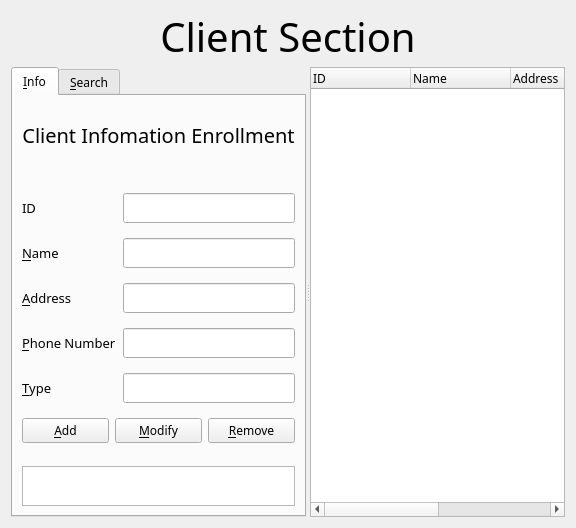
<?xml version="1.0" encoding="UTF-8"?>
<ui version="4.0">
 <class>ClientManager</class>
 <widget class="QWidget" name="ClientManager">
  <property name="geometry">
   <rect>
    <x>0</x>
    <y>0</y>
    <width>576</width>
    <height>528</height>
   </rect>
  </property>
  <property name="windowTitle">
   <string>MainWindow</string>
  </property>
  <layout class="QVBoxLayout" name="verticalLayout_6">
   <item>
    <layout class="QVBoxLayout" name="verticalLayout_3">
     <item>
      <widget class="QLabel" name="label">
       <property name="minimumSize">
        <size>
         <width>0</width>
         <height>50</height>
        </size>
       </property>
       <property name="maximumSize">
        <size>
         <width>16777215</width>
         <height>50</height>
        </size>
       </property>
       <property name="baseSize">
        <size>
         <width>0</width>
         <height>150</height>
        </size>
       </property>
       <property name="font">
        <font>
         <family>Arial Rounded MT Bold</family>
         <pointsize>30</pointsize>
        </font>
       </property>
       <property name="text">
        <string>Client Section</string>
       </property>
       <property name="alignment">
        <set>Qt::AlignCenter</set>
       </property>
      </widget>
     </item>
     <item>
      <widget class="QSplitter" name="splitter">
       <property name="orientation">
        <enum>Qt::Horizontal</enum>
       </property>
       <widget class="QTabWidget" name="ClientTabWidget">
        <property name="enabled">
         <bool>true</bool>
        </property>
        <property name="sizePolicy">
         <sizepolicy hsizetype="Expanding" vsizetype="Expanding">
          <horstretch>0</horstretch>
          <verstretch>0</verstretch>
         </sizepolicy>
        </property>
        <property name="font">
         <font>
          <family>Bahnschrift Light</family>
         </font>
        </property>
        <property name="currentIndex">
         <number>0</number>
        </property>
        <widget class="QWidget" name="InfoTab">
         <attribute name="title">
          <string>&amp;Info</string>
         </attribute>
         <layout class="QVBoxLayout" name="verticalLayout_2">
          <item>
           <layout class="QVBoxLayout" name="verticalLayout">
            <item>
             <widget class="QLabel" name="ClientInfoLabel">
              <property name="minimumSize">
               <size>
                <width>0</width>
                <height>60</height>
               </size>
              </property>
              <property name="font">
               <font>
                <family>Bahnschrift SemiBold</family>
                <pointsize>15</pointsize>
               </font>
              </property>
              <property name="text">
               <string>Client Infomation Enrollment</string>
              </property>
              <property name="alignment">
               <set>Qt::AlignCenter</set>
              </property>
             </widget>
            </item>
            <item>
             <spacer name="verticalSpacer_2">
              <property name="orientation">
               <enum>Qt::Vertical</enum>
              </property>
              <property name="sizeType">
               <enum>QSizePolicy::Fixed</enum>
              </property>
              <property name="sizeHint" stdset="0">
               <size>
                <width>186</width>
                <height>13</height>
               </size>
              </property>
             </spacer>
            </item>
            <item>
             <layout class="QFormLayout" name="formLayout">
              <item row="0" column="0">
               <widget class="QLabel" name="ClientInfoIdLabel">
                <property name="font">
                 <font>
                  <family>Tw Cen MT Condensed Extra Bold</family>
                  <pointsize>10</pointsize>
                 </font>
                </property>
                <property name="text">
                 <string>ID</string>
                </property>
               </widget>
              </item>
              <item row="0" column="1">
               <widget class="QLineEdit" name="ClientInfoInputIdLineEdit">
                <property name="sizePolicy">
                 <sizepolicy hsizetype="Expanding" vsizetype="Expanding">
                  <horstretch>0</horstretch>
                  <verstretch>0</verstretch>
                 </sizepolicy>
                </property>
                <property name="minimumSize">
                 <size>
                  <width>0</width>
                  <height>30</height>
                 </size>
                </property>
                <property name="maximumSize">
                 <size>
                  <width>16777215</width>
                  <height>30</height>
                 </size>
                </property>
               </widget>
              </item>
              <item row="1" column="0">
               <widget class="QLabel" name="ClientInfoNameLabel">
                <property name="font">
                 <font>
                  <family>Tw Cen MT Condensed Extra Bold</family>
                  <pointsize>10</pointsize>
                 </font>
                </property>
                <property name="text">
                 <string>&amp;Name</string>
                </property>
                <property name="buddy">
                 <cstring>ClientInfoInputNameLineEdit</cstring>
                </property>
               </widget>
              </item>
              <item row="1" column="1">
               <widget class="QLineEdit" name="ClientInfoInputNameLineEdit">
                <property name="sizePolicy">
                 <sizepolicy hsizetype="Expanding" vsizetype="Expanding">
                  <horstretch>0</horstretch>
                  <verstretch>0</verstretch>
                 </sizepolicy>
                </property>
                <property name="minimumSize">
                 <size>
                  <width>0</width>
                  <height>30</height>
                 </size>
                </property>
                <property name="maximumSize">
                 <size>
                  <width>16777215</width>
                  <height>30</height>
                 </size>
                </property>
               </widget>
              </item>
              <item row="2" column="0">
               <widget class="QLabel" name="ClientInfoAddressLabel">
                <property name="font">
                 <font>
                  <family>Tw Cen MT Condensed Extra Bold</family>
                  <pointsize>10</pointsize>
                 </font>
                </property>
                <property name="text">
                 <string>&amp;Address</string>
                </property>
                <property name="buddy">
                 <cstring>ClientInfoInputAddressLineEdit</cstring>
                </property>
               </widget>
              </item>
              <item row="2" column="1">
               <widget class="QLineEdit" name="ClientInfoInputAddressLineEdit">
                <property name="sizePolicy">
                 <sizepolicy hsizetype="Expanding" vsizetype="Expanding">
                  <horstretch>0</horstretch>
                  <verstretch>0</verstretch>
                 </sizepolicy>
                </property>
                <property name="minimumSize">
                 <size>
                  <width>0</width>
                  <height>30</height>
                 </size>
                </property>
                <property name="maximumSize">
                 <size>
                  <width>16777215</width>
                  <height>30</height>
                 </size>
                </property>
               </widget>
              </item>
              <item row="3" column="0">
               <widget class="QLabel" name="ClientInfoPhoneNumLabel">
                <property name="font">
                 <font>
                  <family>Tw Cen MT Condensed Extra Bold</family>
                  <pointsize>10</pointsize>
                 </font>
                </property>
                <property name="text">
                 <string>&amp;Phone Number</string>
                </property>
                <property name="buddy">
                 <cstring>ClientInfoInputPhoneNumLineEdit</cstring>
                </property>
               </widget>
              </item>
              <item row="3" column="1">
               <widget class="QLineEdit" name="ClientInfoInputPhoneNumLineEdit">
                <property name="sizePolicy">
                 <sizepolicy hsizetype="Expanding" vsizetype="Expanding">
                  <horstretch>0</horstretch>
                  <verstretch>0</verstretch>
                 </sizepolicy>
                </property>
                <property name="minimumSize">
                 <size>
                  <width>0</width>
                  <height>30</height>
                 </size>
                </property>
                <property name="maximumSize">
                 <size>
                  <width>16777215</width>
                  <height>30</height>
                 </size>
                </property>
               </widget>
              </item>
              <item row="4" column="0">
               <widget class="QLabel" name="ClientInfoTypeLabel">
                <property name="font">
                 <font>
                  <family>Tw Cen MT Condensed Extra Bold</family>
                  <pointsize>10</pointsize>
                 </font>
                </property>
                <property name="text">
                 <string>&amp;Type</string>
                </property>
                <property name="buddy">
                 <cstring>ClientInfoInputTypeLineEdit</cstring>
                </property>
               </widget>
              </item>
              <item row="4" column="1">
               <widget class="QLineEdit" name="ClientInfoInputTypeLineEdit">
                <property name="sizePolicy">
                 <sizepolicy hsizetype="Expanding" vsizetype="Expanding">
                  <horstretch>0</horstretch>
                  <verstretch>0</verstretch>
                 </sizepolicy>
                </property>
                <property name="minimumSize">
                 <size>
                  <width>0</width>
                  <height>30</height>
                 </size>
                </property>
                <property name="maximumSize">
                 <size>
                  <width>16777215</width>
                  <height>30</height>
                 </size>
                </property>
               </widget>
              </item>
             </layout>
            </item>
            <item>
             <layout class="QHBoxLayout" name="horizontalLayout">
              <item>
               <widget class="QPushButton" name="ClientInfoAddPushButton">
                <property name="font">
                 <font>
                  <family>Bahnschrift Light</family>
                 </font>
                </property>
                <property name="text">
                 <string>&amp;Add</string>
                </property>
               </widget>
              </item>
              <item>
               <widget class="QPushButton" name="ClientInfoModifyPushButton">
                <property name="font">
                 <font>
                  <family>Bahnschrift Light</family>
                 </font>
                </property>
                <property name="text">
                 <string>&amp;Modify</string>
                </property>
               </widget>
              </item>
              <item>
               <widget class="QPushButton" name="ClientInfoRemovePushButton">
                <property name="font">
                 <font>
                  <family>Bahnschrift Light</family>
                 </font>
                </property>
                <property name="text">
                 <string>&amp;Remove</string>
                </property>
               </widget>
              </item>
             </layout>
            </item>
            <item>
             <spacer name="verticalSpacer">
              <property name="orientation">
               <enum>Qt::Vertical</enum>
              </property>
              <property name="sizeType">
               <enum>QSizePolicy::Fixed</enum>
              </property>
              <property name="sizeHint" stdset="0">
               <size>
                <width>20</width>
                <height>17</height>
               </size>
              </property>
             </spacer>
            </item>
            <item>
             <widget class="QListWidget" name="ClientInfoTimeListWidget">
              <property name="minimumSize">
               <size>
                <width>0</width>
                <height>40</height>
               </size>
              </property>
              <property name="maximumSize">
               <size>
                <width>16777215</width>
                <height>40</height>
               </size>
              </property>
             </widget>
            </item>
           </layout>
          </item>
         </layout>
        </widget>
        <widget class="QWidget" name="SearchTab">
         <attribute name="title">
          <string>&amp;Search</string>
         </attribute>
         <layout class="QVBoxLayout" name="verticalLayout_5">
          <item>
           <layout class="QVBoxLayout" name="verticalLayout_4">
            <item>
             <widget class="QLabel" name="ClientSearchLabel">
              <property name="minimumSize">
               <size>
                <width>0</width>
                <height>60</height>
               </size>
              </property>
              <property name="font">
               <font>
                <family>Bahnschrift SemiBold</family>
                <pointsize>15</pointsize>
               </font>
              </property>
              <property name="text">
               <string>Client Infomation Enrollment</string>
              </property>
              <property name="alignment">
               <set>Qt::AlignCenter</set>
              </property>
             </widget>
            </item>
            <item>
             <spacer name="verticalSpacer_3">
              <property name="orientation">
               <enum>Qt::Vertical</enum>
              </property>
              <property name="sizeType">
               <enum>QSizePolicy::Fixed</enum>
              </property>
              <property name="sizeHint" stdset="0">
               <size>
                <width>186</width>
                <height>13</height>
               </size>
              </property>
             </spacer>
            </item>
            <item>
             <layout class="QHBoxLayout" name="horizontalLayout_2">
              <item>
               <widget class="QComboBox" name="ClientSearchComboBox">
                <item>
                 <property name="text">
                  <string>ID</string>
                 </property>
                </item>
                <item>
                 <property name="text">
                  <string>Name</string>
                 </property>
                </item>
                <item>
                 <property name="text">
                  <string>Address</string>
                 </property>
                </item>
                <item>
                 <property name="text">
                  <string>P.Num</string>
                 </property>
                </item>
                <item>
                 <property name="text">
                  <string>Type</string>
                 </property>
                </item>
               </widget>
              </item>
              <item>
               <widget class="QLineEdit" name="ClientSearchInputLineEdit">
                <property name="sizePolicy">
                 <sizepolicy hsizetype="Expanding" vsizetype="Expanding">
                  <horstretch>0</horstretch>
                  <verstretch>0</verstretch>
                 </sizepolicy>
                </property>
                <property name="minimumSize">
                 <size>
                  <width>0</width>
                  <height>30</height>
                 </size>
                </property>
                <property name="maximumSize">
                 <size>
                  <width>16777215</width>
                  <height>30</height>
                 </size>
                </property>
               </widget>
              </item>
             </layout>
            </item>
            <item>
             <widget class="QPushButton" name="ClientSearchPushButton">
              <property name="minimumSize">
               <size>
                <width>0</width>
                <height>0</height>
               </size>
              </property>
              <property name="maximumSize">
               <size>
                <width>16777215</width>
                <height>16777215</height>
               </size>
              </property>
              <property name="text">
               <string>&amp;Search</string>
              </property>
             </widget>
            </item>
            <item>
             <widget class="QTreeWidget" name="ClientSearchTreeWidget">
              <column>
               <property name="text">
                <string>ID</string>
               </property>
              </column>
              <column>
               <property name="text">
                <string>Name</string>
               </property>
              </column>
              <column>
               <property name="text">
                <string>Address</string>
               </property>
              </column>
              <column>
               <property name="text">
                <string>Phone Numer</string>
               </property>
              </column>
              <column>
               <property name="text">
                <string>Type</string>
               </property>
              </column>
             </widget>
            </item>
            <item>
             <spacer name="verticalSpacer_4">
              <property name="orientation">
               <enum>Qt::Vertical</enum>
              </property>
              <property name="sizeType">
               <enum>QSizePolicy::Fixed</enum>
              </property>
              <property name="sizeHint" stdset="0">
               <size>
                <width>20</width>
                <height>17</height>
               </size>
              </property>
             </spacer>
            </item>
            <item>
             <widget class="QListWidget" name="ClientSeartchTimeListWidget">
              <property name="minimumSize">
               <size>
                <width>0</width>
                <height>40</height>
               </size>
              </property>
              <property name="maximumSize">
               <size>
                <width>16777215</width>
                <height>40</height>
               </size>
              </property>
             </widget>
            </item>
           </layout>
          </item>
         </layout>
        </widget>
       </widget>
       <widget class="QTreeWidget" name="ClientInfoTreeWidget">
        <property name="font">
         <font>
          <family>Bahnschrift Light</family>
         </font>
        </property>
        <column>
         <property name="text">
          <string>ID</string>
         </property>
        </column>
        <column>
         <property name="text">
          <string>Name</string>
         </property>
        </column>
        <column>
         <property name="text">
          <string>Address</string>
         </property>
        </column>
        <column>
         <property name="text">
          <string>Phone Numer</string>
         </property>
        </column>
        <column>
         <property name="text">
          <string>Type</string>
         </property>
        </column>
       </widget>
      </widget>
     </item>
    </layout>
   </item>
  </layout>
 </widget>
 <resources/>
 <connections/>
</ui>
